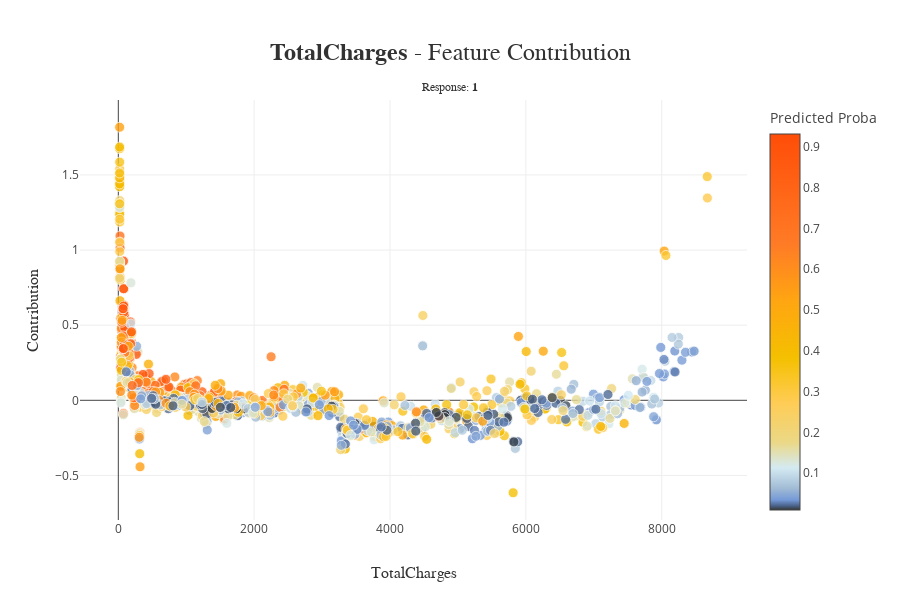

Notebook source saved alongside this figure:
### Code cell
xpl_dependent.plot.contribution_plot("TotalCharges")

### Figure 1 — Plotly figure (JSON) as saved in the notebook; plotly's stock layout.template omitted (floating-point values rounded to 4 significant figures; data arrays with more than 128 entries replaced by an {"elided": "..."} marker saying what was removed)
{"data": [{"customdata": {"elided": "1409 int values"}, "hovertemplate": "<b>%{hovertext}</b><br />TotalCharges : %{x}<br />Contribution: %{y:.4f}<extra></extra>", "hovertext": {"elided": "1409 str values"}, "marker": {"color": {"elided": "1409 float values"}, "coloraxis": "coloraxis", "line": {"color": "white", "width": 0.8}, "opacity": 0.8, "size": 10}, "mode": "markers", "type": "scatter", "x": {"elided": "1409 float values"}, "y": {"elided": "1409 float values"}}], "layout": {"coloraxis": {"colorbar": {"title": {"text": "Predicted Proba"}}, "colorscale": [[0, "rgb(52, 55, 54)"], [0.01128, "rgb(74, 99, 138)"], [0.02657, "rgb(116, 153, 214)"], [0.05832, "rgb(162, 188, 213)"], [0.1122, "rgb(212, 234, 242)"], [0.18, "rgb(235, 216, 134)"], [0.2889, "rgb(255, 204, 83)"], [0.4043, "rgb(244 ,192, 0)"], [0.5548, "rgb(255, 166, 17)"], [0.7079, "rgb(255, 123, 38)"], [1, "rgb(255, 77, 7)"]]}, "height": 600, "hovermode": "closest", "title": {"font": {"color": "rgb(50, 50, 50)", "family": "Arial", "size": 24}, "text": "<b>TotalCharges</b> - Feature Contribution<span style='font-size: 12px;'><br />Response: <b>1</b></span>", "x": 0.5, "xanchor": "center", "y": 0.9, "yanchor": "middle"}, "width": 900, "xaxis": {"automargin": true, "title": {"font": {"color": "rgb(50, 50, 50)", "family": "Arial Black", "size": 16}, "text": "TotalCharges"}}, "yaxis": {"automargin": true, "title": {"font": {"color": "rgb(50, 50, 50)", "family": "Arial Black", "size": 16}, "text": "Contribution"}}}}
